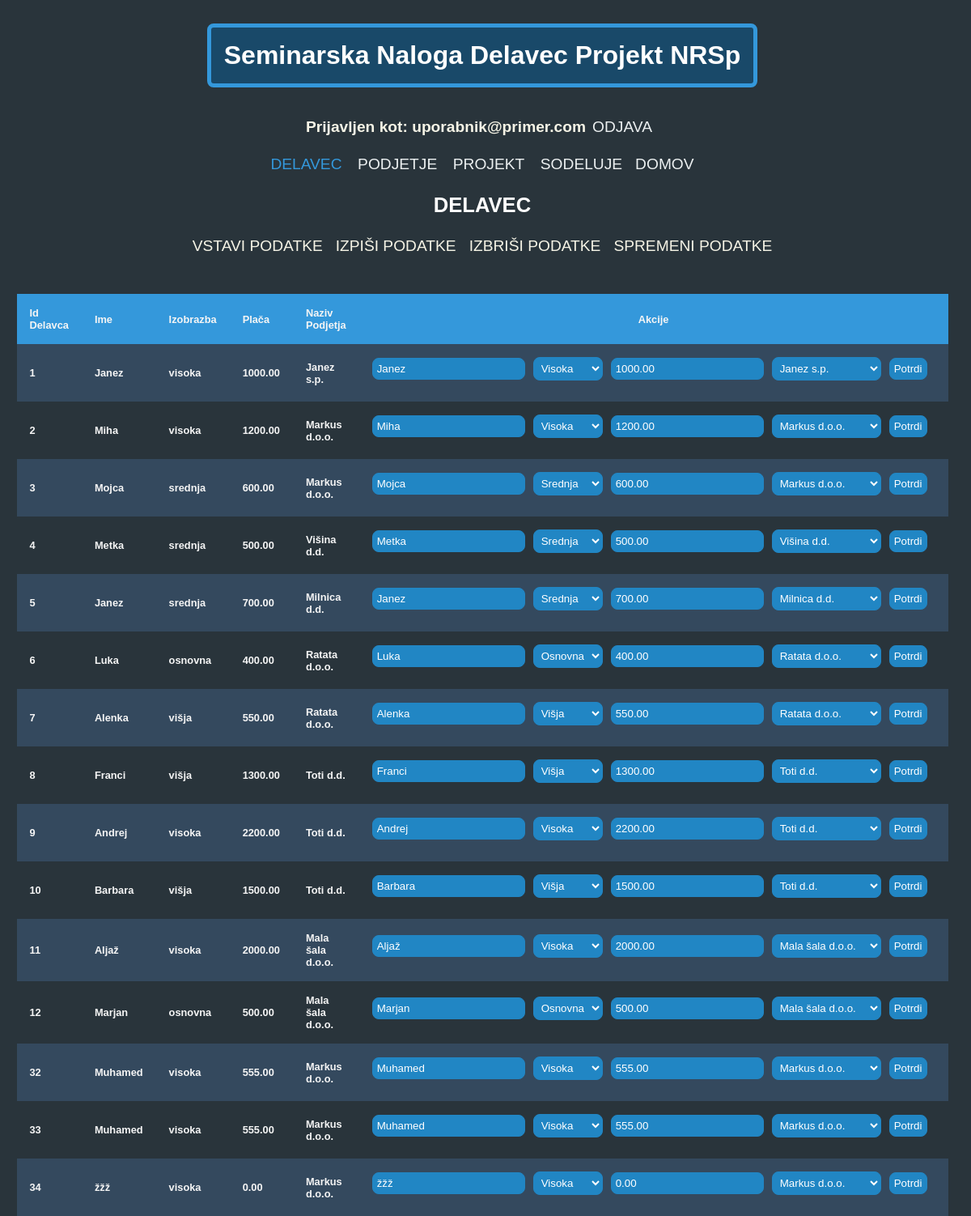
The app's page /components/delavec/delavec_spremeni.php (signed in) with its own data.
### tables this page shows
CREATE TABLE `delavec` (
  `id_delavec` int(11) NOT NULL,
  `ime` varchar(30) DEFAULT NULL,
  `izobrazba` varchar(40) DEFAULT NULL,
  `placa` decimal(7,2) DEFAULT NULL,
  `id_podjetje` int(11) DEFAULT NULL
);

CREATE TABLE `podjetje` (
  `id_podjetje` int(11) NOT NULL,
  `naziv` varchar(100) DEFAULT NULL,
  `mesto` varchar(100) DEFAULT NULL
);

### components/delavec/delavec_spremeni.php (the view, shortened to what this page needs)
<!DOCTYPE html>
<html lang="en">
<head>
    <link rel="stylesheet" href="../style_menu.css">
    <link rel="stylesheet" href="../style_table.css">
</head>
<body>
    <?php
    include("../head.php");
    ?>
    <div class="tableContainer">
        <?php
        include "../common_var.php";
        $conn = mysqli_connect($servername, $username, $password, $dbname);
        mysqli_query($conn, "set names 'utf8'");
        $sql = "SELECT * FROM delavec";
        $result = mysqli_query($conn, $sql);
        echo "<table>";
        echo "<tr><th>Id Delavca</th><th>Ime</th><th>Izobrazba</th><th>Plača</th><th>Naziv Podjetja</th><th class='action'>Akcije</th></tr>";
        while ($row = mysqli_fetch_assoc($result)) {
            echo "<tr>";
            echo "<td>" . $row["id_delavec"] . "</td>";
            echo "<td>" . $row["ime"] . "</td>";
            echo "<td>" . $row["izobrazba"] . "</td>";
            echo "<td>" . $row["placa"] . "</td>";
            echo "<td>";
            $idPodjetja = $row["id_podjetje"];
            $sqlCompany = "SELECT naziv FROM podjetje WHERE id_podjetje = $idPodjetja";
            $resultCompany = mysqli_query($conn, $sqlCompany);
            if ($rowCompany = mysqli_fetch_assoc($resultCompany)) {
                echo $rowCompany["naziv"];
            }
            echo "</td>";
            echo "<td class='action'>
                    <form method='post' action='delavec_spremeni.php' class='form-container'>
                        <input type='hidden' name='idDelavca' value='" . $row["id_delavec"] . "'>
                        <input type='text' name='ime' value='" . $row["ime"] . "'>
                        <select name='izobrazba'>
                            <option value='osnovna'" . ($row["izobrazba"] == 'osnovna' ? " selected" : "") . ">Osnovna</option>
                            <option value='srednja'" . ($row["izobrazba"] == 'srednja' ? " selected" : "") . ">Srednja</option>
                            <option value='visoka'" . ($row["izobrazba"] == 'visoka' ? " selected" : "") . ">Visoka</option>
                            <option value='višja'" . ($row["izobrazba"] == 'višja' ? " selected" : "") . ">Višja</option>
                        </select>
                        <input type='text' name='placa' value='" . $row["placa"] . "'>
                        <select name='idPodjetja'>";
            $sqlCompanies = "SELECT * FROM podjetje";
            $resultCompanies = mysqli_query($conn, $sqlCompanies);
            while ($rowCompany = mysqli_fetch_assoc($resultCompanies)) {
                echo "<option value='" . $rowCompany["id_podjetje"] . "'";
                if ($rowCompany["id_podjetje"] == $row["id_podjetje"]) {
                    echo " selected";
                }
                echo ">" . $rowCompany["naziv"] . "</option>";
            }
            echo "</select>
                        <button type='submit'>Potrdi</button>
                    </form>
                </td>";
            echo "</tr>";
        }
        echo "</table>";
        ?>
    </div>
</body>
</html>

### components/style_menu.css (style rules this page uses)
body { flex-direction: column; display: flex; align-items: center; background: #29343b; font-family: "Montserrat", sans-serif; }

### components/style_table.css (style rules this page uses)
body { height: 100vh; width: 98vw; display: flex; background-color: #29343b; color: whitesmoke; }
.tableContainer { width: 90%; display: flex; flex-direction: column; align-items: center; }
table { background-color: #29343b; border-radius: 8px; width: 80%; color: whitesmoke; border-collapse: collapse; }
th, td { padding: 1rem; text-align: left; }
th { background-color: #3498db; }
tr:nth-child(even) { background-color: #34495e; transition: all 0.2s ease-in-out; }
.action { width: fit-content; text-align: center; }
.form-container { display: flex; align-items: center; justify-content: space-between; margin-bottom: 10px; }
.form-container select, .form-container input[type="text"], .form-container input[type="number"], .form-container input[type="datetime-local"], .form-container input[type="submit"], .form-container button { background-color:#2186c4; color: white; border: #2186c4 solid 1px; border-radius: 8px; padding: 5px; margin-right: 10px; transition: all 0.2s ease-in-out; }

### components/style.css (style rules this page uses)
body { font-family: 'Segoe UI', Tahoma, Geneva, Verdana, sans-serif; font-size: 0.8rem; height: 98vh; font-weight: bold; display: flex; flex-direction: column; background-color: #29343b; }

### records on screen
delavec: id_delavec "1", ime "Janez", izobrazba "visoka", placa "1000.00", id_podjetje.naziv "Janez s.p.", izobrazba "Visoka", idPodjetja "Janez s.p."
delavec: id_delavec "2", ime "Miha", izobrazba "visoka", placa "1200.00", id_podjetje.naziv "Markus d.o.o.", izobrazba "Visoka", idPodjetja "Markus d.o.o."
delavec: id_delavec "3", ime "Mojca", izobrazba "srednja", placa "600.00", id_podjetje.naziv "Markus d.o.o.", izobrazba "Srednja", idPodjetja "Markus d.o.o."
delavec: id_delavec "4", ime "Metka", izobrazba "srednja", placa "500.00", id_podjetje.naziv "Višina d.d.", izobrazba "Srednja", idPodjetja "Višina d.d."
delavec: id_delavec "5", ime "Janez", izobrazba "srednja", placa "700.00", id_podjetje.naziv "Milnica d.d.", izobrazba "Srednja", idPodjetja "Milnica d.d."
delavec: id_delavec "6", ime "Luka", izobrazba "osnovna", placa "400.00", id_podjetje.naziv "Ratata d.o.o.", izobrazba "Osnovna", idPodjetja "Ratata d.o.o."
delavec: id_delavec "7", ime "Alenka", izobrazba "višja", placa "550.00", id_podjetje.naziv "Ratata d.o.o.", izobrazba "Višja", idPodjetja "Ratata d.o.o."
delavec: id_delavec "8", ime "Franci", izobrazba "višja", placa "1300.00", id_podjetje.naziv "Toti d.d.", izobrazba "Višja", idPodjetja "Toti d.d."
delavec: id_delavec "9", ime "Andrej", izobrazba "visoka", placa "2200.00", id_podjetje.naziv "Toti d.d.", izobrazba "Visoka", idPodjetja "Toti d.d."
delavec: id_delavec "10", ime "Barbara", izobrazba "višja", placa "1500.00", id_podjetje.naziv "Toti d.d.", izobrazba "Višja", idPodjetja "Toti d.d."
delavec: id_delavec "11", ime "Aljaž", izobrazba "visoka", placa "2000.00", id_podjetje.naziv "Mala šala d.o.o.", izobrazba "Visoka", idPodjetja "Mala šala d.o.o."
delavec: id_delavec "12", ime "Marjan", izobrazba "osnovna", placa "500.00", id_podjetje.naziv "Mala šala d.o.o.", izobrazba "Osnovna", idPodjetja "Mala šala d.o.o."
delavec: id_delavec "32", ime "Muhamed", izobrazba "visoka", placa "555.00", id_podjetje.naziv "Markus d.o.o.", izobrazba "Visoka", idPodjetja "Markus d.o.o."
delavec: id_delavec "33", ime "Muhamed", izobrazba "visoka", placa "555.00", id_podjetje.naziv "Markus d.o.o.", izobrazba "Visoka", idPodjetja "Markus d.o.o."
delavec: id_delavec "34", ime "žžž", izobrazba "visoka", placa "0.00", id_podjetje.naziv "Markus d.o.o.", izobrazba "Visoka", idPodjetja "Markus d.o.o."

### other values on screen
$_SESSION['email'] "uporabnik@primer.com"
$activeSection "DELAVEC"
$menuItem "VSTAVI PODATKE"
$menuItem "IZPIŠI PODATKE"
$menuItem "IZBRIŠI PODATKE"
$menuItem "SPREMENI PODATKE"
